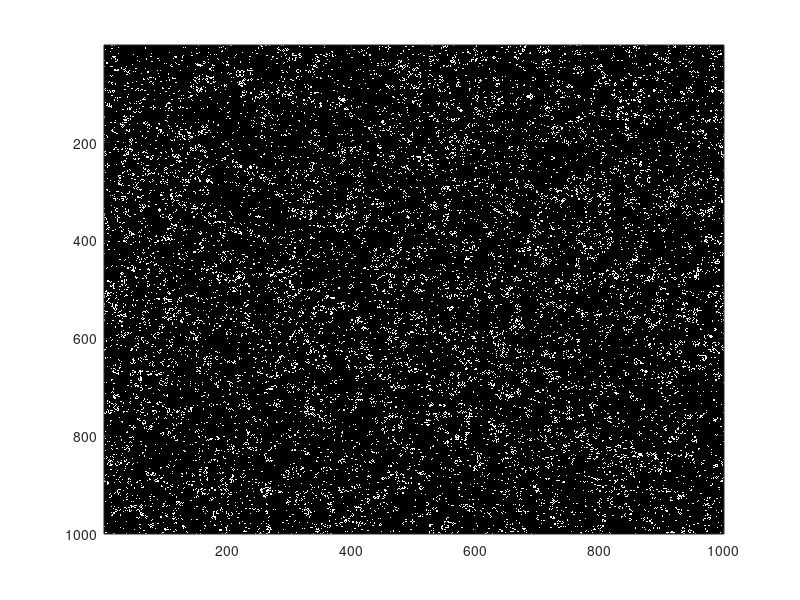

MATLAB code for this plot:
tam=1000;
a=zeros(tam);
a(randi(tam*tam,1,(tam*tam)/5))=1;
ser=[1:tam];
ar=[ser(2):ser(tam), ser(1)];
ab=[ser(tam), ser(1):ser(tam-1)];
colormap(gray(2));
for ro=1:200
    g8=a(ar,:)+a(ab,:)+a(ar,ab)+a(:,ar)+a(ab,ar)+a(:,ab)+a(ar,ar)+a(ab,ab);
    a = g8==3 | a & g8==2;
    image(a); 
    pause(.02);
end